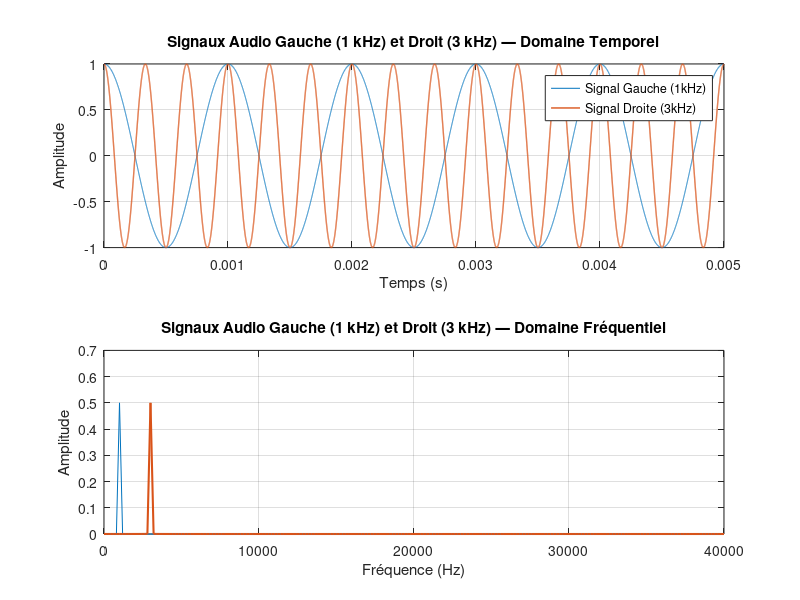
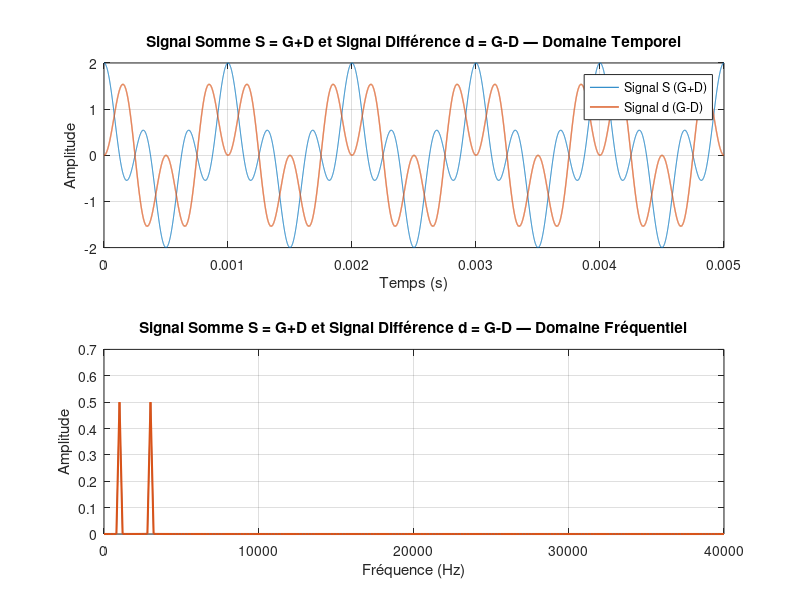
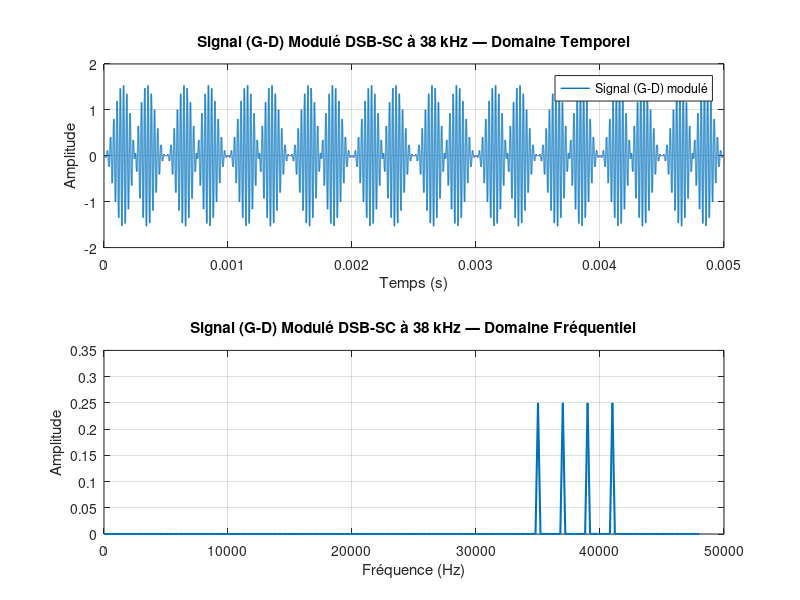
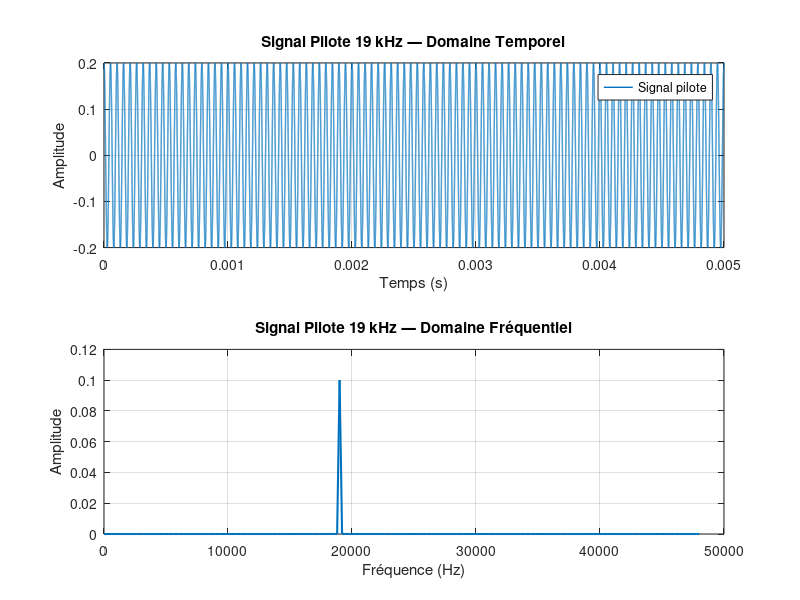

Here is the MATLAB script that generated these plots, in order: (Note: this script raises an error after producing the figures.)
clear all;
clc;

%% ── CONSTANTES GLOBALES ──────────────────────────────────────────────────
f1  = 1000;     % Fréquence signal Gauche (Hz)
f2  = 3000;     % Fréquence signal Droite (Hz)
f3  = 38000;    % Fréquence porteuse DSB-SC (Hz)
f4  = 19000;    % Fréquence pilote (Hz)
fc  = 100000;   % Fréquence porteuse FM (Hz)
kf  = 500000;   % Déviation de fréquence FM
Ap  = 0.2;      % Amplitude du signal pilote
SNR_dB   = 10;  % Rapport signal/bruit du canal FM (dB) — modifier ici
duration = 0.005;


%% ════════════════════════════════════════════════════════════════════════
%% PARTIE 1 : MODULATION STÉRÉOPHONIQUE
%% ════════════════════════════════════════════════════════════════════════

%% 1. Génération des signaux audio
fs = 1000 * f2;
T  = 0 : 1/fs : duration;
G  = cos(2*pi*f1*T);
D  = cos(2*pi*f2*T);

% 1. Tracé des signaux G et D (Temporel)
figure('Name', '1_Signaux Audio Gauche & Droit', 'NumberTitle', 'off')
subplot(2,1,1)
plot(T, G, T, D, 'LineWidth', 1)
xlabel('Temps (s)');  ylabel('Amplitude')
title('Signaux Audio Gauche (1 kHz) et Droit (3 kHz) — Domaine Temporel')
grid on
legend('Signal Gauche (1kHz)', 'Signal Droite (3kHz)')

% 2. Spectre FFT des signaux G et D (Fréquentiel)
L         = length(G);
freq_axis = (0:L-1) * (fs/L);
mask      = freq_axis <= 40000;
TFG = abs(fft(G)/L);
TFD = abs(fft(D)/L);

subplot(2,1,2)
plot(freq_axis(mask), TFG(mask), freq_axis(mask), TFD(mask), 'LineWidth', 1.5)
xlabel('Fréquence (Hz)');  ylabel('Amplitude')
title('Signaux Audio Gauche (1 kHz) et Droit (3 kHz) — Domaine Fréquentiel')
grid on


%% 2. Construction des signaux stéréo
S = G + D;
d = G - D;

% 1. Tracé des signaux S et d (Temporel)
figure('Name', '2_Signaux Somme & Différence (G+D, G-D)', 'NumberTitle', 'off')
subplot(2,1,1)
plot(T, S, T, d, 'LineWidth', 1)
xlabel('Temps (s)');  ylabel('Amplitude')
title('Signal Somme S = G+D et Signal Différence d = G-D — Domaine Temporel')
grid on
legend('Signal S (G+D)', 'Signal d (G-D)')

% 2. Spectre FFT des signaux S et d (Fréquentiel)
TFS = abs(fft(S)/L);
TFd = abs(fft(d)/L);

subplot(2,1,2)
plot(freq_axis(mask), TFS(mask), freq_axis(mask), TFd(mask), 'LineWidth', 1.5)
xlabel('Fréquence (Hz)');  ylabel('Amplitude')
title('Signal Somme S = G+D et Signal Différence d = G-D — Domaine Fréquentiel')
grid on


%% 3. Modulation du signal G-D
fs = 1000 * f3;
T  = 0 : 1/fs : duration;
G  = cos(2*pi*f1*T);
D  = cos(2*pi*f2*T);
x3 = (G-D) .* cos(2*pi*f3*T);

% 1. Tracé de x3(t) (Temporel)
figure('Name', '3_Signal G-D Modulé DSB-SC à 38 kHz', 'NumberTitle', 'off')
subplot(2,1,1)
plot(T, x3, 'LineWidth', 1)
xlabel('Temps (s)');  ylabel('Amplitude')
title('Signal (G-D) Modulé DSB-SC à 38 kHz — Domaine Temporel')
grid on
legend('Signal (G-D) modulé')

% 2. Spectre FFT du signal (G-D) modulé (Fréquentiel)
L         = length(G);
freq_axis = (0:L-1) * (fs/L);
mask      = freq_axis <= 48000;
TFx3      = abs(fft(x3)/L);

subplot(2,1,2)
plot(freq_axis(mask), TFx3(mask), 'LineWidth', 1.5)
xlabel('Fréquence (Hz)');  ylabel('Amplitude')
title('Signal (G-D) Modulé DSB-SC à 38 kHz — Domaine Fréquentiel')
grid on


%% 4. Ajout du signal pilote
x4 = Ap * cos(2*pi*f4*T);   % fs et T identiques à la section 3

% 1. Tracé du signal pilote (Temporel)
figure('Name', '4_Signal Pilote 19 kHz', 'NumberTitle', 'off')
subplot(2,1,1)
plot(T, x4, 'LineWidth', 1)
xlabel('Temps (s)');  ylabel('Amplitude')
title('Signal Pilote 19 kHz — Domaine Temporel')
grid on
legend('Signal pilote')

% 2. Spectre FFT du signal pilote (Fréquentiel)
TFx4 = abs(fft(x4)/L);

subplot(2,1,2)
plot(freq_axis(mask), TFx4(mask), 'LineWidth', 1.5)
xlabel('Fréquence (Hz)');  ylabel('Amplitude')
title('Signal Pilote 19 kHz — Domaine Fréquentiel')
grid on


%% 5. Construction du multiplex x(t) = S(t) + x3(t) + x4(t)
fs = 1000 * f3;
T  = 0 : 1/fs : 0.002;     % durée réduite pour lisibilité
G  = cos(2*pi*f1*T);
D  = cos(2*pi*f2*T);
S  = G + D;
x3 = (G-D) .* cos(2*pi*f3*T);
x4 = Ap * cos(2*pi*f4*T);
x  = S + x3 + x4;

% 1. Tracé de x(t) (Temporel)
figure('Name', '5_Signal Multiplex Stéréo x(t)', 'NumberTitle', 'off')
subplot(2,1,1)
plot(T, x, 'LineWidth', 1)
xlabel('Temps (s)');  ylabel('Amplitude')
title('Signal Multiplex Stéréo x(t) = S + DSB-SC + Pilote — Domaine Temporel')
grid on
legend('Signal x(t)')

% 2. Spectre FFT du multiplex (Fréquentiel)
L         = length(G);
freq_axis = (0:L-1) * (fs/L);
mask      = freq_axis <= 48000;
TFx       = abs(fft(x)/L);

subplot(2,1,2)
plot(freq_axis(mask), TFx(mask), 'LineWidth', 1.5)
xlabel('Fréquence (Hz)');  ylabel('Amplitude')
title('Signal Multiplex Stéréo x(t) = S + DSB-SC + Pilote — Domaine Fréquentiel')
grid on


%% 6. Modulation FM
%% s(t) = cos(2π·fc·t + kf·∫x(t)dt), avec fc = 1 MHz

% 1. Implémentation de la modulation FM
fs = 1000 * f3;
T  = 0 : 1/fs : duration;
G  = cos(2*pi*f1*T);
D  = cos(2*pi*f2*T);
S  = G + D;
x3 = (G-D) .* cos(2*pi*f3*T);
x4 = Ap * cos(2*pi*f4*T);
x  = S + x3 + x4;

integral_x = cumtrapz(T, x);
s = cos(2*pi*fc*T + kf*integral_x);

% Vérification : fréquence instantanée toujours positive
fi_min = fc - kf * max(abs(x)) / (2*pi);
fi_max = fc + kf * max(abs(x)) / (2*pi);
fprintf('Déviation max : %.1f kHz\n', kf*max(abs(x))/(2*pi*1000));
fprintf('fi : [%.1f kHz  →  %.1f kHz]  (toujours positif : %d)\n', ...
        fi_min/1000, fi_max/1000, fi_min > 0);

% 2. Tracé de s(t) (Temporel)
figure('Name', '6_Signal FM Modulé s(t) — Porteuse 1 MHz', 'NumberTitle', 'off')
subplot(2,1,1)
plot(T, s, 'LineWidth', 1)
xlabel('Temps (s)');  ylabel('Amplitude')
title('Signal FM Modulé s(t) — Porteuse 1 MHz — Domaine Temporel')
grid on;  legend('Signal s(t)')

% 3. Spectre de s(t) (Fréquentiel)
L         = length(G);
freq_axis = (0:L-1) * (fs/L);
mask      = freq_axis <= 2000000;          % affichage jusqu'à 2 MHz
TFs       = abs(fft(s)/L);

subplot(2,1,2)
plot(freq_axis(mask), TFs(mask), 'LineWidth', 1.5)
xlabel('Fréquence (Hz)');  ylabel('Amplitude')
title('Signal FM Modulé s(t) — Porteuse 1 MHz — Domaine Fréquentiel')
grid on


%% ════════════════════════════════════════════════════════════════════════
%% PARTIE 2 : DÉMODULATION STÉRÉOPHONIQUE
%% ════════════════════════════════════════════════════════════════════════

%% 0. Ajout de bruit AWGN sur le signal FM
% Puissance du signal s(t) (amplitude 1 → Ps = 0.5)
Ps        = mean(s.^2);
Pn        = Ps / (10^(SNR_dB/10));          % puissance du bruit cible
bruit     = sqrt(Pn) * randn(size(s));       % bruit blanc gaussien
s_bruite  = s + bruit;                       % signal FM bruité

fprintf('AWGN ajouté : SNR = %d dB  |  Pb = %.2e\n', SNR_dB, Pn);

%% 1. Démodulation FM (Discriminateur de phase amélioré)

% Amélioration 1 : Pré-filtrage BPF autour de fc = 1 MHz
% Bande de Carson : B = 2*(deviation + f_max) = 2*(246k + 38k) ≈ 568 kHz
% Fenêtre : [fc - 400kHz … fc + 400kHz] = [600 kHz … 1.4 MHz]
N_pre   = 200;
bpf_pre = fir1(N_pre, [600000 1400000] / (fs/2), 'bandpass');
s_filt  = filtfilt(bpf_pre, 1, s_bruite);

% Amélioration 2 : Discriminateur de phase
analytic_s = hilbert(s_filt);
inst_phase = unwrap(angle(analytic_s));
inst_omega = diff(inst_phase) * fs;

% Amélioration 3 : Filtre médian → supprime les pics de déphasage
inst_omega_clean = medfilt1(inst_omega, 7);

% Amélioration 4 : Post-filtrage LPF → supprime bruit > 60 kHz
lpf_post         = fir1(N_pre, 60000 / (fs/2), 'low');
inst_omega_clean = filtfilt(lpf_post, 1, inst_omega_clean);

x_demod = (inst_omega_clean - 2*pi*fc) / kf;
T_demod = T(1:end-1);

% 2. Comparer avec le signal multiplex original
L1    = length(x);
TFx   = abs(fft(x) / L1);
freq1 = (0:L1-1) * (fs / L1);

L2      = length(x_demod);
TFx_dem = abs(fft(x_demod) / L2);
freq2   = (0:L2-1) * (fs / L2);

mask1 = freq1 <= 200000;
mask2 = freq2 <= 200000;

figure('Name', '7_Démodulation FM — x(t) Original vs Récupéré', 'NumberTitle', 'off')
subplot(2,1,1)
plot(T, x, 'LineWidth', 1.5, 'DisplayName', 'x(t) original')
hold on
plot(T, s_bruite, 'LineWidth', 0.8, 'DisplayName', sprintf('s(t) bruité (SNR=%d dB)', SNR_dB))
plot(T_demod, x_demod, 'LineWidth', 1.2, 'DisplayName', 'x(t) démodulé')
hold off
xlabel('Temps (s)');  ylabel('Amplitude')
title('Multiplex x(t) Original vs Démodulé FM — Domaine Temporel')
grid on;  legend('Location', 'best')

subplot(2,1,2)
plot(freq1(mask1), TFx(mask1), 'LineWidth', 1.5, 'DisplayName', 'X(f) original')
hold on
plot(freq2(mask2), TFx_dem(mask2), 'LineWidth', 1.2, 'DisplayName', 'X(f) démodulé')
hold off
xlabel('Fréquence (Hz)');  ylabel('Amplitude')
title('Multiplex X(f) Original vs Démodulé FM — Domaine Fréquentiel')
grid on;  legend('Location', 'best')


%% 2. Extraction des composantes

%% ── Sous-échantillonnage de x_demod ────────────────────────────────────
fs_down      = 400000;
decim_factor = round(fs / fs_down);          % = 95
x_down       = resample(x_demod, 1, decim_factor);
T_down       = T_demod(1:decim_factor:end);
n_min        = min(length(x_down), length(T_down));
x_down       = x_down(1:n_min);
T_down       = T_down(1:n_min);

% Fonction utilitaire : spectre + axe fréquentiel
get_spectrum = @(sig, f_s) deal(abs(fft(sig)/length(sig)), ...
                                (0:length(sig)-1) * (f_s/length(sig)));

Fn = fs_down / 2;    % Fréquence de Nyquist = 200 kHz
N  = 300;            % Ordre filtre — donne 3×300=900 < 2000 échantillons ✓

% 1. Extraire G+D avec un filtre passe-bas (coupure à 8 kHz)
lpf_coeffs    = fir1(N, 10000/Fn, 'low');
GpD_extracted = filtfilt(lpf_coeffs, 1, x_down);
GpD_ref       = G + D;

% 2. Extraire G-D avec un filtre passe-bande (35–41 kHz)
bpf_coeffs    = fir1(N, [32000 44000]/Fn, 'bandpass');
GmD_extracted = filtfilt(bpf_coeffs, 1, x_down);
GmD_ref       = (G - D) .* cos(2*pi*f3*T);

% 3. Extraire le pilote 19 kHz (18.5–19.5 kHz)
pilot_coeffs    = fir1(N, [18950 19050]/Fn, 'bandpass');
pilot_extracted = filtfilt(pilot_coeffs, 1, x_down);
pilot_ref       = Ap * cos(2*pi*f4*T);

% Calcul des spectres (signaux extraits à fs_down, refs à fs)
[TF_GpD_ext,  F1] = get_spectrum(GpD_extracted,  fs_down);
[TF_GpD_ref,  ~ ] = get_spectrum(GpD_ref,         fs);
[TF_GmD_ext,  F2] = get_spectrum(GmD_extracted,  fs_down);
[TF_GmD_ref,  ~ ] = get_spectrum(GmD_ref,         fs);
[TF_pilot_ext,F3] = get_spectrum(pilot_extracted, fs_down);
[TF_pilot_ref,~ ] = get_spectrum(pilot_ref,        fs);
F_ref = (0:length(T)-1) * (fs/length(T));

cap = [15000, 60000, 30000];

% Figure 8 — G+D
figure('Name', '8_Extraction G+D — Filtre Passe-Bas', 'NumberTitle', 'off')
subplot(2,1,1)
mask_e = F1 <= cap(1);   mask_r = F_ref <= cap(1);
plot(F_ref(mask_r), TF_GpD_ref(mask_r), 'b',   'LineWidth', 1.5, 'DisplayName', 'G+D original')
hold on
plot(F1(mask_e),    TF_GpD_ext(mask_e),  'r--', 'LineWidth', 1.2, 'DisplayName', 'G+D extrait (LPF)')
hold off
xlabel('Fréquence (Hz)');  ylabel('Amplitude')
title('Extraction G+D par Filtre Passe-Bas — Comparaison Spectrale')
grid on;  legend('Location', 'best')

subplot(2,1,2)
plot(T,      GpD_ref,       'b',   'LineWidth', 1.5, 'DisplayName', 'G+D original')
hold on
plot(T_down, GpD_extracted, 'r--', 'LineWidth', 1.2, 'DisplayName', 'G+D extrait (LPF)')
hold off
xlabel('Temps (s)');  ylabel('Amplitude')
title('Extraction G+D par Filtre Passe-Bas — Comparaison Temporelle')
grid on;  legend('Location', 'best')
sgtitle('Extraction de G+D par Filtre Passe-Bas', 'FontSize', 13)

% Figure 9 — G-D
figure('Name', '9_Extraction G-D — Filtre Passe-Bande 38 kHz', 'NumberTitle', 'off')
subplot(2,1,1)
mask_e = F2 <= cap(2);   mask_r = F_ref <= cap(2);
plot(F_ref(mask_r), TF_GmD_ref(mask_r), 'b',   'LineWidth', 1.5, 'DisplayName', 'G-D original')
hold on
plot(F2(mask_e),    TF_GmD_ext(mask_e),  'r--', 'LineWidth', 1.2, 'DisplayName', 'G-D extrait (BPF 38 kHz)')
hold off
xlabel('Fréquence (Hz)');  ylabel('Amplitude')
title('Extraction G-D par Filtre Passe-Bande (38 kHz) — Comparaison Spectrale')
grid on;  legend('Location', 'best')

subplot(2,1,2)
plot(T,      GmD_ref,       'b',   'LineWidth', 1.5, 'DisplayName', 'G-D original')
hold on
plot(T_down, GmD_extracted, 'r--', 'LineWidth', 1.2, 'DisplayName', 'G-D extrait (BPF 38 kHz)')
hold off
xlabel('Temps (s)');  ylabel('Amplitude')
title('Extraction G-D par Filtre Passe-Bande (38 kHz) — Comparaison Temporelle')
grid on;  legend('Location', 'best')
sgtitle('Extraction de G-D par Filtre Passe-Bande (38 kHz)', 'FontSize', 13)

% Figure 10 — Pilote 19 kHz
figure('Name', '10_Extraction Pilote — Filtre Passe-Bande 19 kHz', 'NumberTitle', 'off')
subplot(2,1,1)
mask_e = F3 <= cap(3);   mask_r = F_ref <= cap(3);
plot(F_ref(mask_r), TF_pilot_ref(mask_r), 'b',   'LineWidth', 1.5, 'DisplayName', 'Pilote original')
hold on
plot(F3(mask_e),    TF_pilot_ext(mask_e),  'r--', 'LineWidth', 1.2, 'DisplayName', 'Pilote extrait (BPF 19 kHz)')
hold off
xlabel('Fréquence (Hz)');  ylabel('Amplitude')
title('Extraction Signal Pilote 19 kHz par Filtre Passe-Bande — Comparaison Spectrale')
grid on;  legend('Location', 'best')

subplot(2,1,2)
plot(T,      pilot_ref,       'b',   'LineWidth', 1.5, 'DisplayName', 'Pilote original')
hold on
plot(T_down, pilot_extracted, 'r--', 'LineWidth', 1.2, 'DisplayName', 'Pilote extrait (BPF 19 kHz)')
hold off
xlabel('Temps (s)');  ylabel('Amplitude')
title('Extraction Signal Pilote 19 kHz par Filtre Passe-Bande — Comparaison Temporelle')
grid on;  legend('Location', 'best')
sgtitle('Extraction du Signal Pilote 19 kHz par Filtre Passe-Bande', 'FontSize', 13)


%% 3. Reconstruction du signal 38 kHz

% ── Principe : Doubleur de phase (Hilbert) ──────────────────────────────
% Au lieu de p²(t) → BPF (qui conserve mal la phase après filtrage),
% on extrait la phase instantanée du pilote via Hilbert puis on la double :
%   pilote(t) = A·cos(2π·f4·t + φ(t))
%   → phase_pilote = unwrap(angle(hilbert(pilote)))  ≈ 2π·f4·t + φ(t)
%   → carrier_38k  = cos(2 × phase_pilote)           = cos(2π·f3·t + 2φ(t))
% Cela garantit que la porteuse reconstruite est parfaitement synchrone
% avec le signal G-D qui avait été modulé avec le même cos(2π·f3·t).

% 1. Ré-extraction du pilote avec filtre d'ordre plus élevé (à fs_down)
%    On peut monter à N=500 car 3×500=1500 < length(x_down)≈2000
N_hi = 500;
pilot_coeffs_hi = fir1(N_hi, [18200 19800] / (fs_down/2), 'bandpass');
pilot_clean     = filtfilt(pilot_coeffs_hi, 1, x_down);

% 2. Générer le signal 38 kHz à partir de la phase instantanée du pilote
pilot_analytic  = hilbert(pilot_clean);
pilot_phase     = unwrap(angle(pilot_analytic));
carrier_38k     = cos(2 * pilot_phase);          % doublement de phase

% Référence idéale (pour comparaison)
carrier_38k_ref = cos(2*pi*f3*T_down);

% Spectres
[TF_carrier,     F_c] = get_spectrum(carrier_38k,     fs_down);
[TF_carrier_ref, ~  ] = get_spectrum(carrier_38k_ref, fs_down);
[TF_pilot_clean, ~  ] = get_spectrum(pilot_clean,     fs_down);
[TF_pilot_raw,   ~  ] = get_spectrum(pilot_extracted, fs_down);

% Tracé — Reconstruction 38 kHz
figure('Name', '11_Reconstruction Porteuse 38 kHz — Doublement de Phase', 'NumberTitle', 'off')
subplot(2,1,1)
mask_e = F_c <= 60000;
plot(F_c(mask_e), TF_carrier_ref(mask_e), 'b',   'LineWidth', 1.5, ...
     'DisplayName', 'cos(38kHz) idéal')
hold on
plot(F_c(mask_e), TF_carrier(mask_e),     'r--', 'LineWidth', 1.2, ...
     'DisplayName', 'cos(38kHz) reconstruit')
plot(F_c(mask_e), TF_pilot_clean(mask_e), 'g:',  'LineWidth', 1.0, ...
     'DisplayName', 'pilote extrait (BPF ordre 500)')
hold off
xlabel('Fréquence (Hz)');  ylabel('Amplitude')
title('Reconstruction Porteuse 38 kHz par Doublement de Phase — Comparaison Spectrale')
grid on;  legend('Location', 'best')

subplot(2,1,2)
n_show = round(0.0002 * fs_down);    % afficher 0.2 ms pour voir les cycles
plot(T_down(1:n_show), carrier_38k_ref(1:n_show), 'b',   'LineWidth', 1.5, ...
     'DisplayName', 'cos(38kHz) idéal')
hold on
plot(T_down(1:n_show), carrier_38k(1:n_show),     'r--', 'LineWidth', 1.2, ...
     'DisplayName', 'cos(38kHz) reconstruit')
hold off
xlabel('Temps (s)');  ylabel('Amplitude')
title('Reconstruction Porteuse 38 kHz par Doublement de Phase — Comparaison Temporelle (zoom 0.2 ms)')
grid on;  legend('Location', 'best')
sgtitle('Reconstruction de la Porteuse 38 kHz par Doublement de Phase (Hilbert)', 'FontSize', 13)


%% 4. Démodulation du signal G-D

% 1. Multiplier par cos(2π·38 kHz·t) reconstruit
GmD_demod_raw = GmD_extracted .* carrier_38k;
% → (G-D)·cos²(38k) = (G-D)/2 · [1 + cos(76kHz)]

% 2. Appliquer un filtre passe-bas ordre élevé (coupure 8 kHz)
lpf_GmD   = fir1(N_hi, 8000 / (fs_down/2), 'low');
GmD_demod = filtfilt(lpf_GmD, 1, GmD_demod_raw);

% Facteur ×2 : la multiplication par cos² réduit l'amplitude de moitié
GmD_demod = 2 * GmD_demod;

% Correction d'amplitude résiduelle par normalisation sur signal de référence
GmD_ref_down = cos(2*pi*f1*T_down) - cos(2*pi*f2*T_down);
amp_ratio    = rms(GmD_ref_down) / rms(GmD_demod);
GmD_demod    = GmD_demod * amp_ratio;

fprintf('Correction amplitude G-D : facteur = %.4f\n', amp_ratio);

% 3. Vérifier que l'on récupère G-D
[TF_GmD_demod, F_gmd] = get_spectrum(GmD_demod,    fs_down);
[TF_GmD_ideal, ~    ] = get_spectrum(GmD_ref_down, fs_down);
mask_gmd = F_gmd <= 10000;

% Tracé — Démodulation G-D
figure('Name', '12_Démodulation G-D — × Porteuse 38 kHz + FPB', 'NumberTitle', 'off')
subplot(2,1,1)
plot(F_gmd(mask_gmd), TF_GmD_ideal(mask_gmd), 'b',   'LineWidth', 1.5, ...
     'DisplayName', 'G-D original')
hold on
plot(F_gmd(mask_gmd), TF_GmD_demod(mask_gmd), 'r--', 'LineWidth', 1.2, ...
     'DisplayName', 'G-D démodulé (LPF)')
hold off
xlabel('Fréquence (Hz)');  ylabel('Amplitude')
title('Démodulation G-D (× Porteuse 38 kHz Reconstruite + FPB) — Comparaison Spectrale')
grid on;  legend('Location', 'best')

subplot(2,1,2)
plot(T_down, GmD_ref_down, 'b',   'LineWidth', 1.5, 'DisplayName', 'G-D original')
hold on
plot(T_down, GmD_demod,    'r--', 'LineWidth', 1.2, 'DisplayName', 'G-D démodulé (LPF)')
hold off
xlabel('Temps (s)');  ylabel('Amplitude')
title('Démodulation G-D (× Porteuse 38 kHz Reconstruite + FPB) — Comparaison Temporelle')
grid on;  legend('Location', 'best')
sgtitle('Démodulation du Signal G-D (× Porteuse 38 kHz Reconstruite + FPB)', 'FontSize', 13)


%% 5. Reconstruction des canaux
%% G = (S + Δ)/2,   D = (S - Δ)/2

% Aligner les longueurs (GpD_extracted et GmD_demod sont sur T_down)
n_min2    = min(length(GpD_extracted), length(GmD_demod));
S_rec     = GpD_extracted(1:n_min2);
Delta_rec = GmD_demod(1:n_min2);
T_rec     = T_down(1:n_min2);

% 1. Reconstituer G(t) et D(t)
G_rec = (S_rec + Delta_rec) / 2;
D_rec = (S_rec - Delta_rec) / 2;

G_ref_down = cos(2*pi*f1*T_rec);
D_ref_down = cos(2*pi*f2*T_rec);

% Spectres
[TF_G_rec, F_g] = get_spectrum(G_rec,      fs_down);
[TF_G_ref, ~  ] = get_spectrum(G_ref_down, fs_down);
[TF_D_rec, F_d] = get_spectrum(D_rec,      fs_down);
[TF_D_ref, ~  ] = get_spectrum(D_ref_down, fs_down);
mask_audio = F_g <= 10000;

% Figure 13 — Canal Gauche G
figure('Name', '13_Reconstruction Canal Gauche G(t)', 'NumberTitle', 'off')
subplot(2,1,1)
plot(F_g(mask_audio), TF_G_ref(mask_audio), 'b',   'LineWidth', 1.5, ...
     'DisplayName', 'G original')
hold on
plot(F_g(mask_audio), TF_G_rec(mask_audio), 'r--', 'LineWidth', 1.2, ...
     'DisplayName', 'G reconstruit')
hold off
xlabel('Fréquence (Hz)');  ylabel('Amplitude')
title('Canal Gauche G Reconstruit — Comparaison Spectrale')
grid on;  legend('Location', 'best')

subplot(2,1,2)
plot(T_rec, G_ref_down, 'b',   'LineWidth', 1.5, 'DisplayName', 'G original')
hold on
plot(T_rec, G_rec,      'r--', 'LineWidth', 1.2, 'DisplayName', 'G reconstruit')
hold off
xlabel('Temps (s)');  ylabel('Amplitude')
title('Canal Gauche G Reconstruit — Comparaison Temporelle')
grid on;  legend('Location', 'best')
sgtitle('Reconstruction du Canal Gauche G(t)', 'FontSize', 13)

% Figure 14 — Canal Droit D
figure('Name', '14_Reconstruction Canal Droit D(t)', 'NumberTitle', 'off')
subplot(2,1,1)
plot(F_d(mask_audio), TF_D_ref(mask_audio), 'b',   'LineWidth', 1.5, ...
     'DisplayName', 'D original')
hold on
plot(F_d(mask_audio), TF_D_rec(mask_audio), 'r--', 'LineWidth', 1.2, ...
     'DisplayName', 'D reconstruit')
hold off
xlabel('Fréquence (Hz)');  ylabel('Amplitude')
title('Canal Droit D Reconstruit — Comparaison Spectrale')
grid on;  legend('Location', 'best')

subplot(2,1,2)
plot(T_rec, D_ref_down, 'b',   'LineWidth', 1.5, 'DisplayName', 'D original')
hold on
plot(T_rec, D_rec,      'r--', 'LineWidth', 1.2, 'DisplayName', 'D reconstruit')
hold off
xlabel('Temps (s)');  ylabel('Amplitude')
title('Canal Droit D Reconstruit — Comparaison Temporelle')
grid on;  legend('Location', 'best')
sgtitle('Reconstruction du Canal Droit D(t)', 'FontSize', 13)

% 3. Calcul de l'erreur
err_G  = G_rec - G_ref_down;
err_D  = D_rec - D_ref_down;
MSE_G  = mean(err_G.^2);
MSE_D  = mean(err_D.^2);
RMSE_G = sqrt(MSE_G);
RMSE_D = sqrt(MSE_D);
SNR_G  = 10 * log10(mean(G_ref_down.^2) / MSE_G);
SNR_D  = 10 * log10(mean(D_ref_down.^2) / MSE_D);

fprintf('\n── Erreur de reconstruction ──────────────────\n')
fprintf('Canal G :  RMSE = %.4f   SNR = %.1f dB\n', RMSE_G, SNR_G)
fprintf('Canal D :  RMSE = %.4f   SNR = %.1f dB\n', RMSE_D, SNR_D)
fprintf('──────────────────────────────────────────────\n')

% Figure 15 — Erreur temporelle G et D
figure('Name', '15_Erreur de Reconstruction G & D', 'NumberTitle', 'off')
subplot(2,1,1)
plot(T_rec, err_G, 'r', 'LineWidth', 1)
xlabel('Temps (s)');  ylabel('Erreur')
title(sprintf('Erreur de Reconstruction G(t)  —  RMSE = %.4f  |  SNR = %.1f dB', RMSE_G, SNR_G))
grid on

subplot(2,1,2)
plot(T_rec, err_D, 'r', 'LineWidth', 1)
xlabel('Temps (s)');  ylabel('Erreur')
title(sprintf('Erreur de Reconstruction D(t)  —  RMSE = %.4f  |  SNR = %.1f dB', RMSE_D, SNR_D))
grid on
sgtitle('Erreur de Reconstruction des Canaux Gauche G et Droit D', 'FontSize', 13)
